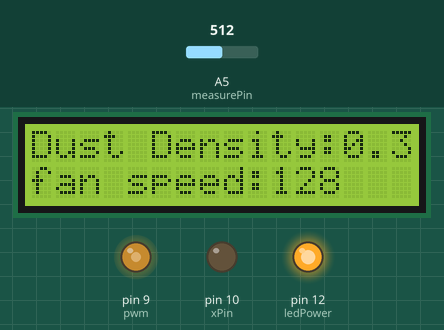
Simulated run of this sketch. Board: Arduino Uno, built with avr-gcc and run on an emulated ATmega328P. On the bench: 16×2 character LCD, output pins drawn as LEDs (lit = HIGH). The test bench sets the inputs (shaded band); at power-on: A5 (measurePin) = 512. What the sketch prints to the serial monitor is not drawn.

Above: at 1.2 s.
1.3 s: A5 (measurePin) set to 716
At 3.0 s:
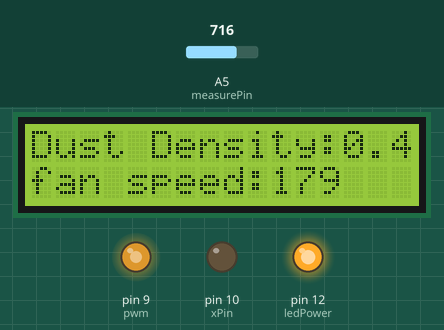
3.6 s: A5 (measurePin) set to 900
At 5.4 s:
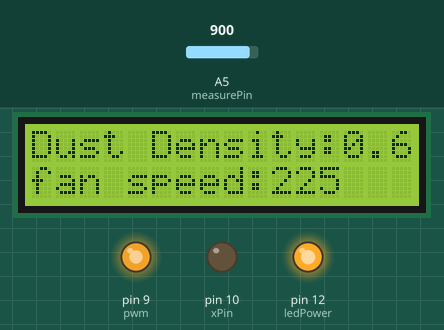
5.7 s: A5 (measurePin) set to 122
At 6.5 s:
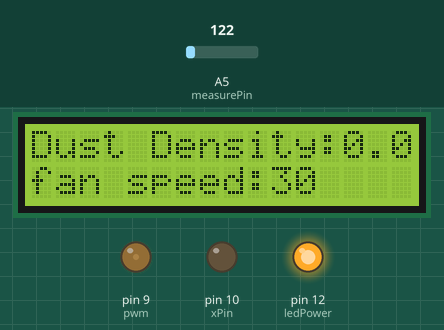
7.7 s: A5 (measurePin) set to 90
At 8.7 s:
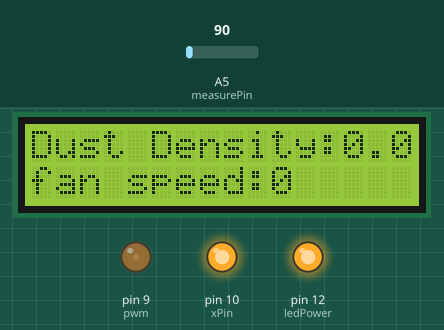
Timing chart, 0 to 10.7 s (numbered marks = the images above; inputs shaded):
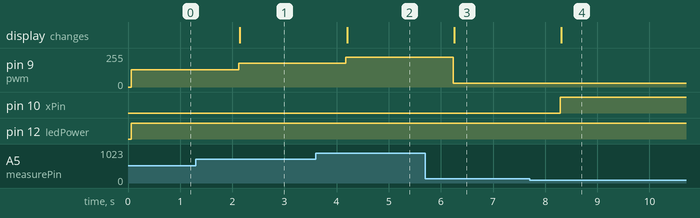

The sketch:

dust_sensor.ino
```cpp
 #include <LiquidCrystal.h>
int ledPower=12;

float voMeasured=0;
float calcVoltage=0;
float dustDensity=0;
int measurePin=A5;
int fan_speed;
const int rs = 7, en = 6, d4 = 5, d5 = 4, d6 = 3, d7 = 2;
LiquidCrystal lcd(rs, en, d4, d5, d6, d7);
#define pwm 9
#define xPin 10
void setup(){
  Serial.begin(9600);
  lcd.begin(16, 2);
  pinMode(ledPower,OUTPUT);
  pinMode(xPin,OUTPUT);
  pinMode(pwm,OUTPUT);
  digitalWrite(xPin, LOW);
}
void loop()
{
  digitalWrite(ledPower,LOW);
 lcd.clear();
  voMeasured = analogRead(measurePin);

  delayMicroseconds(400);
  digitalWrite(ledPower,HIGH);

  calcVoltage = voMeasured*(5.0/1024);
  dustDensity = 0.17*calcVoltage-0.1;

  if ( dustDensity < 0)
  {
    dustDensity = 0.00;
  }

  Serial.println("Raw Signal Value (0-1023):");
  Serial.println(voMeasured);
  //fan_speed=255;


   if(voMeasured>100)
  {
 fan_speed=voMeasured/4;
 analogWrite(pwm,fan_speed);
 digitalWrite(xPin,LOW);
  }
 else
 {
  digitalWrite(xPin,HIGH);
  fan_speed=0;
 }
 Serial.print("fan speed: ");
 Serial.println(fan_speed);
  Serial.println("Voltage:");
  Serial.println(calcVoltage);
  lcd.setCursor(0,0);
  lcd.print("Dust Density:");
  lcd.print(dustDensity);
  lcd.setCursor(0,1);
  lcd.print("fan speed:");
  lcd.print(fan_speed);
  Serial.println("Dust Density:");
  Serial.println(dustDensity);

  delay(1000);
}
```

Measured:
- after the input at 1.3 s, pin 9 (pwm): 128/255 → 179/255 after 0.82 s; the display: changes after 0.85 s (image 1)
- after the input at 3.6 s, pin 9 (pwm): 179/255 → 225/255 after 0.58 s; the display: changes after 0.60 s (image 2)
- after the input at 5.7 s, pin 9 (pwm): 225/255 → 30/255 after 0.53 s; the display: changes after 0.56 s (image 3)
- after the input at 7.7 s, pin 10 (xPin): LOW → HIGH after 0.59 s; the display: changes after 0.61 s (image 4)
